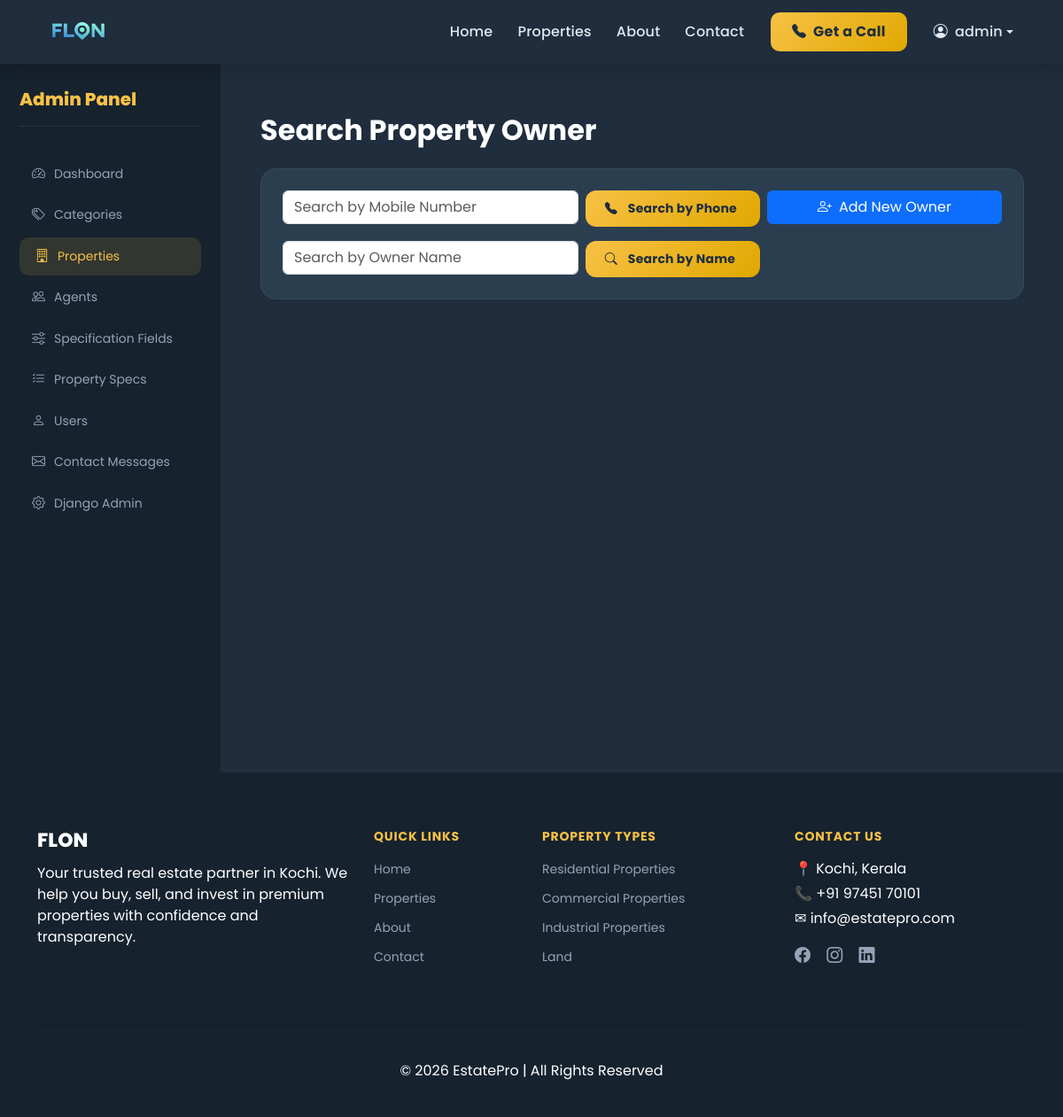
The app's page /accounts/admin-dashboard/add-property/ (signed in) with its own data.
### properties/models.py (models this page shows, shortened)
class Category(models.Model):
    name = models.CharField(max_length=100)
    slug = models.SlugField(unique=True, blank=True)
    image = CloudinaryField('image', blank=True, null=True)

### accounts/views.py (the view, shortened to what this page needs)
# urls.py: path('admin-dashboard/add-property/', views.admin_add_property, name='admin_add_property'),
@login_required
def admin_add_property(request):
    if not request.user.is_superuser:
        return redirect('home')
    owner = None
    owner_results = []
    phone = request.GET.get('phone', '').strip()
    owner_name = request.GET.get('owner_name', '').strip()
    if phone:
        owner = Profile.objects.filter(phone=phone).first()
    if owner_name:
        owner_results = Profile.objects.filter(
            user__username__icontains=owner_name
        ).select_related('user')
        if owner_results.count() == 1:
            owner = owner_results.first()
    owner_id = request.GET.get('owner_id')
    if owner_id:
        try:
            owner = Profile.objects.select_related('user').get(id=owner_id)
        except Profile.DoesNotExist:
            owner = None
    agents = Profile.objects.filter(is_agent=True).select_related('user')
    return render(request, 'add_property.html', {
        'categories': Category.objects.all(),
        'agents': agents,
        'owner': owner,
        'owner_results': owner_results,
        'phone': phone,
        'owner_name': owner_name,
    })

### templates/add_property.html (shortened to what this page needs)
{% extends 'base.html' %}
{% block content %}
<section class="admin-wrapper">
    <div class="admin-layout">
        <aside class="admin-sidebar" id="adminSidebar">
            <div class="sidebar-header">
                <h5>Admin Panel</h5>
            </div>
            <nav class="admin-menu">
                <a href="{% url 'admin_dashboard' %}" class="admin-link"><i class="bi bi-speedometer2"></i> Dashboard</a>
                <a href="{% url 'admin_categories' %}" class="admin-link"><i class="bi bi-tags"></i> Categories</a>
                <a href="{% url 'admin_properties' %}" class="admin-link active"><i class="bi bi-building"></i> Properties</a>
                <a href="{% url 'admin_agents' %}" class="admin-link"><i class="bi bi-people"></i> Agents</a>
                <a href="{% url 'admin_spec_fields' %}" class="admin-link"><i class="bi bi-sliders"></i> Specification Fields</a>
                <a href="{% url 'admin_property_specs' %}" class="admin-link"><i class="bi bi-list-check"></i> Property Specs</a>
                <a href="{% url 'admin_users' %}" class="admin-link"><i class="bi bi-person"></i> Users</a>
                <a href="{% url 'admin_contact_messages' %}" class="admin-link"><i class="bi bi-envelope"></i> Contact Messages</a>
                <a href="/admin/" class="admin-link"><i class="bi bi-gear"></i> Django Admin</a>
            </nav>
        </aside>
        <main class="admin-content">
            <div class="container-fluid py-4">
                <h2 class="fw-bold mb-4">Search Property Owner</h2>
                <div class="admin-card p-4">
                    <form method="GET" id="phoneSearchForm" onsubmit="showSpinner('Searching owner…')">
                        <div class="row g-2 mb-3">
                            <div class="col-md-5">
                                <input type="text" name="phone" class="form-control" placeholder="Search by Mobile Number" value="{{ phone }}">
                            </div>
                            <div class="col-md-3">
                                <button type="submit" class="btn-add-property w-100">
                                    <i class="bi bi-telephone-fill me-1"></i> Search by Phone
                                </button>
                            </div>
                            <div class="col-md-4">
                                <button type="button" class="btn btn-primary w-100" data-bs-toggle="modal" data-bs-target="#ownerModal">
                                    <i class="bi bi-person-plus me-1"></i> Add New Owner
                                </button>
                            </div>
                        </div>
                    </form>
                    <form method="GET" id="nameSearchForm" onsubmit="showSpinner('Searching owner…')">
                        <div class="row g-2">
                            <div class="col-md-5">
                                <input type="text" name="owner_name" class="form-control" placeholder="Search by Owner Name" value="{{ owner_name }}">
                            </div>
                            <div class="col-md-3">
                                <button type="submit" class="btn-add-property w-100">
                                    <i class="bi bi-search me-1"></i> Search by Name
                                </button>
                            </div>
                        </div>
                    </form>
                </div>
            </div>
        </main>
    </div>
</section>
{% endblock %}

### templates/base.html (shortened to what this page needs)
{% load static %}
<!DOCTYPE html>
<html lang="en">
<head>
    <link href="https://cdn.jsdelivr.net/npm/bootstrap@5.3.2/dist/css/bootstrap.min.css" rel="stylesheet">
    <link href="https://cdn.jsdelivr.net/npm/bootstrap-icons@1.11.1/font/bootstrap-icons.css" rel="stylesheet">
    <link rel="stylesheet" href="{% static 'css/style.css' %}?v=20260323">
</head>
<body>
    <nav class="navbar navbar-expand-lg navbar-dark shadow custom-navbar">
        <div class="container">
            <a class="navbar-brand d-flex align-items-center" href="/">
                <img src="{% static 'images/logo.png' %}" class="navbar-logo">
            </a>
            <div class="collapse navbar-collapse justify-content-end" id="navbarNav">
                <ul class="navbar-nav align-items-lg-center">
                    <li class="nav-item">
                        <a class="nav-link" href="/">Home</a>
                    </li>
                    <li class="nav-item">
                        <a class="nav-link" href="/properties/">Properties</a>
                    </li>
                    <li class="nav-item">
                        <a class="nav-link" href="/about/">About</a>
                    </li>
                    <li class="nav-item">
                        <a class="nav-link" href="/contact/">Contact</a>
                    </li>
                    <li class="nav-item ms-lg-3 mb-2 mb-lg-0">
                        <a href="/contact/" class="btn btn-gold px-4">
                            <i class="bi bi-telephone-fill me-1"></i> Get a Call
                        </a>
                    </li>
                    {% if user.is_authenticated %}
                    <li class="nav-item dropdown ms-lg-3">
                        <a class="nav-link dropdown-toggle d-flex align-items-center" href="#" role="button"
                            data-bs-toggle="dropdown">
                            <i class="bi bi-person-circle me-2"></i>
                            {{ user.username }}
                        </a>
                    </li>
                    {% else %}
                    <li class="nav-item ms-lg-3">
                        <a class="btn btn-outline-light px-3" href="{% url 'login' %}">
                            Login
                        </a>
                    </li>
                    {% endif %}
                </ul>
            </div>
        </div>
    </nav>
    <div class="main-content">
        {% block content %}
        {% endblock %}
    </div>
    <footer class="footer-section text-white">
        <div class="container">
            <div class="row">
                <div class="col-lg-4 col-md-6 mb-4">
                    <h5 class="footer-title">FLON</h5>
                    <p>
                        Your trusted real estate partner in Kochi.
                        We help you buy, sell, and invest in premium properties
                        with confidence and transparency.
                    </p>
                </div>
                <div class="col-lg-2 col-md-6 mb-4">
                    <h6 class="footer-heading">Quick Links</h6>
                    <ul class="footer-links">
                        <li><a href="/">Home</a></li>
                        <li><a href="/properties/">Properties</a></li>
                        <li><a href="/about/">About</a></li>
                        <li><a href="/contact/">Contact</a></li>
                    </ul>
                </div>
                <div class="col-lg-3 col-md-6 mb-4">
                    <h6 class="footer-heading">Property Types</h6>
                    <ul class="footer-links">
                        {% for category in categories %}
                        <li>
                            <a href="/properties/?category={{ category.slug }}">
                                {{ category.name }}
                            </a>
                        </li>
                        {% empty %}
                        <li>No categories available</li>
                        {% endfor %}
                    </ul>
                </div>
                <div class="col-lg-3 col-md-6 mb-4">
                    <h6 class="footer-heading">Contact Us</h6>
                    <p class="mb-1">📍 Kochi, Kerala</p>
                    <p class="mb-1">📞 +91 97451 70101</p>
                    <p class="mb-1">✉ info@estatepro.com</p>
                    <div class="social-icons mt-3">
                        <a href="#"><i class="bi bi-facebook"></i></a>
                        <a href="#"><i class="bi bi-instagram"></i></a>
                        <a href="#"><i class="bi bi-linkedin"></i></a>
                    </div>
                </div>
            </div>
            <hr class="footer-divider">
            <div class="text-center pb-3">
                <p class="mb-0">
                    © 2026 EstatePro | All Rights Reserved
                </p>
            </div>
        </div>
    </footer>
    <link href="https://cdn.jsdelivr.net/npm/quill@2.0.2/dist/quill.snow.css" rel="stylesheet">
</body>
</html>

### static/css/style.css (style rules this page uses)
*, *::before, *::after { box-sizing: border-box; }
body { font-family: 'Poppins', sans-serif; background: #f4f6f9; margin: 0; padding: 0; color: #1f2d3d; }
.main-content { min-height: 70vh; }
.custom-navbar { background: #1f2d3d; padding: 0 0; box-shadow: 0 2px 20px rgba(0,0,0,0.3); }
.navbar-logo { height: 62px; animation: logoFloat 4s ease-in-out infinite, logoGlow 3s infinite alternate; transition: transform 0.3s ease; }
.custom-navbar .nav-link { color: #e2e8f0 !important; font-weight: 500; padding: 8px 14px !important; border-radius: 8px; transition: all 0.25s ease; letter-spacing: 0.2px; }
.btn-gold { background: linear-gradient(135deg, #f8c146, #e0a800); border: none; color: #1f2d3d; font-weight: 700; border-radius: 10px; padding: 10px 22px; transition: all 0.3s ease; letter-spacing: 0.3px; }
.footer-section { background: #16222e; padding: 64px 0 24px; }
.footer-title { font-weight: 800; font-size: 22px; color: #fff; margin-bottom: 12px; }
.footer-heading { font-weight: 700; margin-bottom: 16px; color: #f8c146; font-size: 14px; text-transform: uppercase; letter-spacing: 0.8px; }
.footer-links { list-style: none; padding: 0; }
.footer-links li { margin-bottom: 9px; }
.footer-links a { color: #94a3b8; text-decoration: none; font-size: 14px; transition: all 0.25s; }
.footer-divider { border-color: rgba(255,255,255,0.07); margin: 32px 0; }
.social-icons a { color: #94a3b8; margin-right: 14px; font-size: 18px; transition: all 0.3s; }
.admin-wrapper { background: #1f2d3d; min-height: 100vh; }
.admin-layout { display: flex; }
.admin-sidebar { width: 250px; background: #16222e; padding: 28px 22px; min-height: 100vh; transition: 0.3s ease; flex-shrink: 0; border-right: 1px solid rgba(255,255,255,0.05); }
.sidebar-header { display: flex; justify-content: space-between; align-items: center; color: #fff; margin-bottom: 32px; padding-bottom: 18px; border-bottom: 1px solid rgba(255,255,255,0.08); }
.sidebar-header h5 { font-weight: 800; margin: 0; color: #f8c146; }
.admin-menu { display: flex; flex-direction: column; gap: 4px; }
.admin-link { color: #94a3b8; text-decoration: none; padding: 10px 14px; border-radius: 10px; transition: all 0.25s; font-size: 14px; display: flex; align-items: center; gap: 10px; }
.admin-link i { font-size: 15px; }
.admin-link:hover, .admin-link.active { background: rgba(248,193,70,0.12); color: #f8c146; padding-left: 18px; }
.admin-content { flex: 1; padding: 32px; color: #fff; min-width: 0; }
.admin-card { background: #2b3e50; border-radius: 18px; border: 1px solid rgba(255,255,255,0.06); }
.btn-add-property { background: linear-gradient(135deg, #f8c146, #e0a800); color: #1f2d3d; padding: 10px 22px; border-radius: 12px; font-weight: 700; font-size: 14px; text-decoration: none; display: inline-flex; align-items: center; gap: 8px; border: none; transition: all 0.3s ease; letter-spacing: 0.2px; }

### records on screen
Category: name "Residential Properties"
Category: name "Commercial Properties"
Category: name "Industrial Properties"
Category: name "Land"

### other values on screen
{{ user.username }} "admin"
